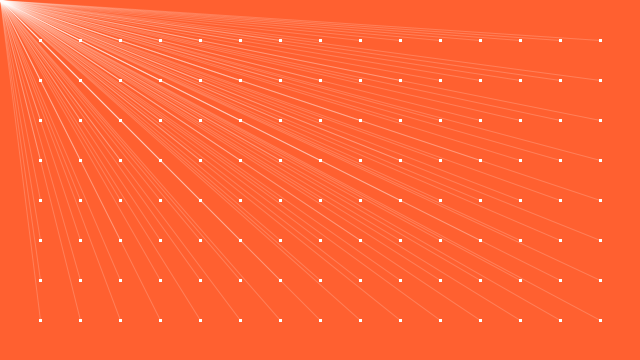
Frame 1 (no input)
Frame 60 (the mouse pressed at the canvas centre just before this capture): identical to frame 1, image omitted
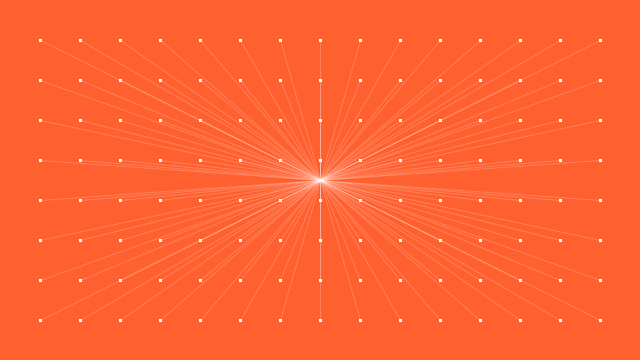
Frame 120 (the mouse held since frame 60 and released just before this capture)

The Processing sketch that drew these frames (run headless with seeded random() and noise(); from frame 60 on, the mouse is pressed at the canvas centre):

// Processing sketch: processing_138953
// ── processing_138953.pde

void setup()
{
  size(640, 360); 
}
 
void draw()
{
    background(255,96,48); 
    noStroke(); 
 
    int gridSize = 40;
 
    for (int x = gridSize; x <= width - gridSize; x += gridSize) 
    {
      for (int y = gridSize; y <= height - gridSize; y += gridSize) 
      {
        noStroke();
        fill(255);
        rect(x-1, y-1, 3, 3);
        stroke(255, 50);
        line(x, y, mouseX,mouseY);
  }
}
}
